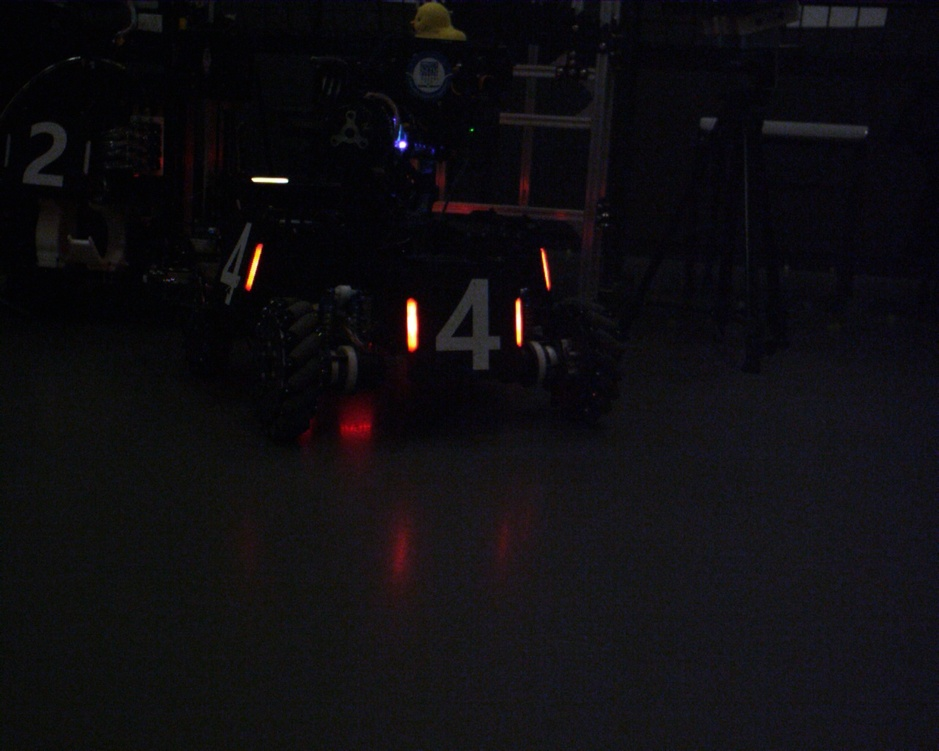
//> input picture 3.jpg, 939 x 751 px, shrunk from 1280 x 1024 before the run
$ ./2   (built with g++ and OpenCV 4)
//> lines starting //> are read from the running program, lines starting //| are printed output that depends on the picture; after the words box and inside, x2 and y2 are one past the last pixel; in counts of white or black regions, pixels touching at a corner belong together
//> further down, img is the input picture: 751 rows x 939 cols, CV_8UC3; mean B, G, R 16.7, 13.5, 15
#pragma once
#include <opencv2/opencv.hpp>
#include <opencv2/geometry.hpp>
#include <vector>
using namespace std;

//二值化处理
cv::Mat biner(const cv::Mat& red_score, unsigned long long* WhiteCount = nullptr) {
    const double OFFSET_RATIO = 7.0 / 11.0;
    const int OFFSET = 0;
    const double MIN_PIXEL_RATIO = 0.5; // 保证至少 50% 的像素熄灭
    const double MAX_OUTLIER_RATIO = 0.00001; // 剔除最亮的 0.001% 极端值
    const int HARD_MIN_THRESHOLD = 10;

    cv::Mat bin = cv::Mat::zeros(red_score.size(), CV_8UC1);
    double sum_val = 0.0;//总亮度和，用于计算平均亮度
    int total_pixels = red_score.rows * red_score.cols;
//> total_pixels = 705189
    unsigned long long histogram[256] = { 0 };//直方图
    for (int y = 0; y < red_score.rows; y++) {
        const uchar* row_ptr = red_score.ptr<uchar>(y);
        for (int x = 0; x < red_score.cols; x++) {
            int val = row_ptr[x];
            sum_val += val;
            histogram[val]++;
        }
    }
//> this loop made 751 passes
//> sum_val on passes 1 to 3: 9580, 20250, 30161
//> after the loop, sum_val = 10066919; histogram = 256 values, max 37998 at index 7, min 0 at index 104, mean 2754.6
    if (total_pixels == 0) return bin;
    //计算鲁棒最大值（滤除最亮极端值）
    int outlier_count = std::max(1, (int)(total_pixels * MAX_OUTLIER_RATIO));
//> outlier_count = 7
    int accumulated = 0;
    int max_val = 255;
    for (int i = 255; i >= 0; i--) {
        accumulated += histogram[i];
        if (accumulated >= outlier_count) {
            max_val = i;
            break;
        }
    }
//> this loop made 2 passes
//> accumulated on passes 1 to 2: 5, 43
//> after the loop, accumulated = 43
    //寻找特定分位数的阈值下限
    int target_count = (int)(total_pixels * MIN_PIXEL_RATIO);
//> target_count = 352594
    accumulated = 0;
    int dynamic_min_threshold = HARD_MIN_THRESHOLD;

    for (int i = 0; i < 256; i++) {
        accumulated += histogram[i];
        if (accumulated >= target_count) {
            dynamic_min_threshold = i;
            break;
        }
    }
//> this loop made 15 passes
//> accumulated on passes 1 to 12: 88, 1749, 13958, 44687, 82070, 119668, 157654, 195652, 231543, 262522, 288225, 309770
//> after the loop, accumulated = 372821
    //计算平均值
    double avg_val = sum_val / total_pixels;
//> avg_val = 14.28
    // 注意：计算阈值时使用的是鲁棒最大值
    double calc_threshold = avg_val + (max_val - avg_val) * OFFSET_RATIO + OFFSET;
//> calc_threshold = 166.8
    int final_threshold = (int)calc_threshold;
//> final_threshold = 166
    if (final_threshold < dynamic_min_threshold) {
        final_threshold = dynamic_min_threshold;
    }
    if (final_threshold > 255) final_threshold = 255;
    if (final_threshold < HARD_MIN_THRESHOLD) final_threshold = HARD_MIN_THRESHOLD;
    if (WhiteCount != nullptr) {
        *WhiteCount = 0;
        for (int i = final_threshold; i < 256; i++)
            *WhiteCount += histogram[i];
    }
    // 二值化
    for (int y = 0; y < red_score.rows; y++) {
        const uchar* row_ptr = red_score.ptr<uchar>(y);
        uchar* bin_ptr = bin.ptr<uchar>(y);
        for (int x = 0; x < red_score.cols; x++) {
            if (row_ptr[x] > final_threshold) {
                bin_ptr[x] = 255;
            }
        }
    }
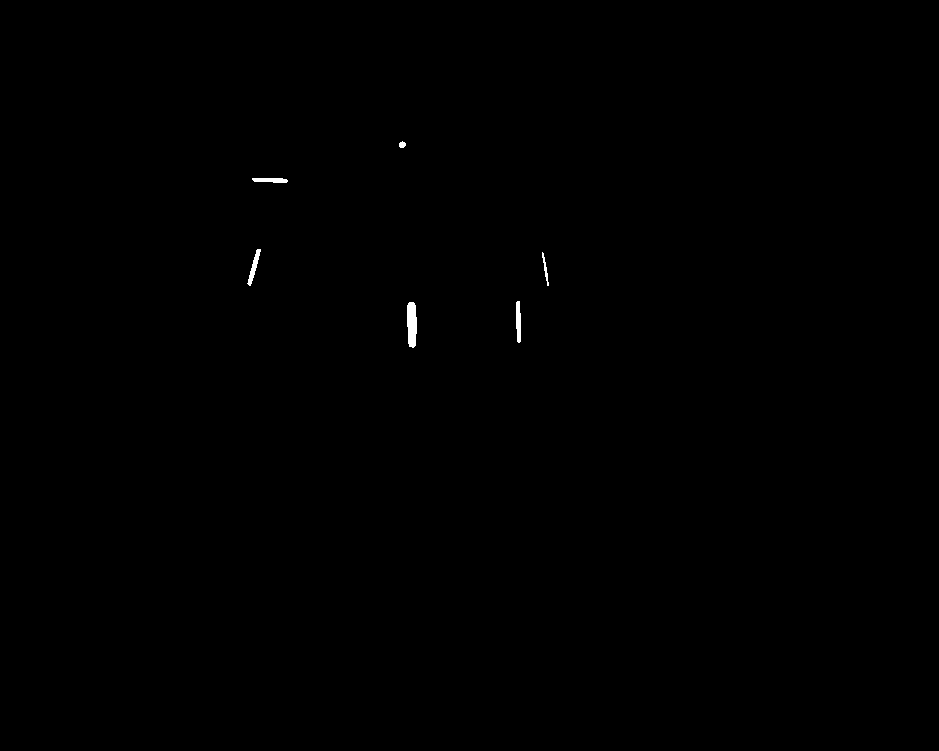
//> bin: 751 rows x 939 cols, CV_8UC1; 0.14% white; 6 white regions, box (x1, y1, x2, y2) and area: (407, 302, 417, 348) 392, (516, 301, 521, 343) 181, (247, 249, 261, 286) 173, (252, 178, 288, 183) 149, (542, 252, 549, 286) 76, (399, 141, 406, 148) 37
    return bin;
}

int main() {
    using namespace cv;
	Mat img = imread("3.jpg");
	if (img.empty())return -1;
	Mat gray;
	cvtColor(img.clone(), gray, COLOR_BGR2GRAY);
    gray = biner(gray);
    cv::Mat kernel = cv::getStructuringElement(cv::MORPH_RECT, cv::Size(3, 3));//核
    cv::dilate(gray, gray, kernel);//膨胀
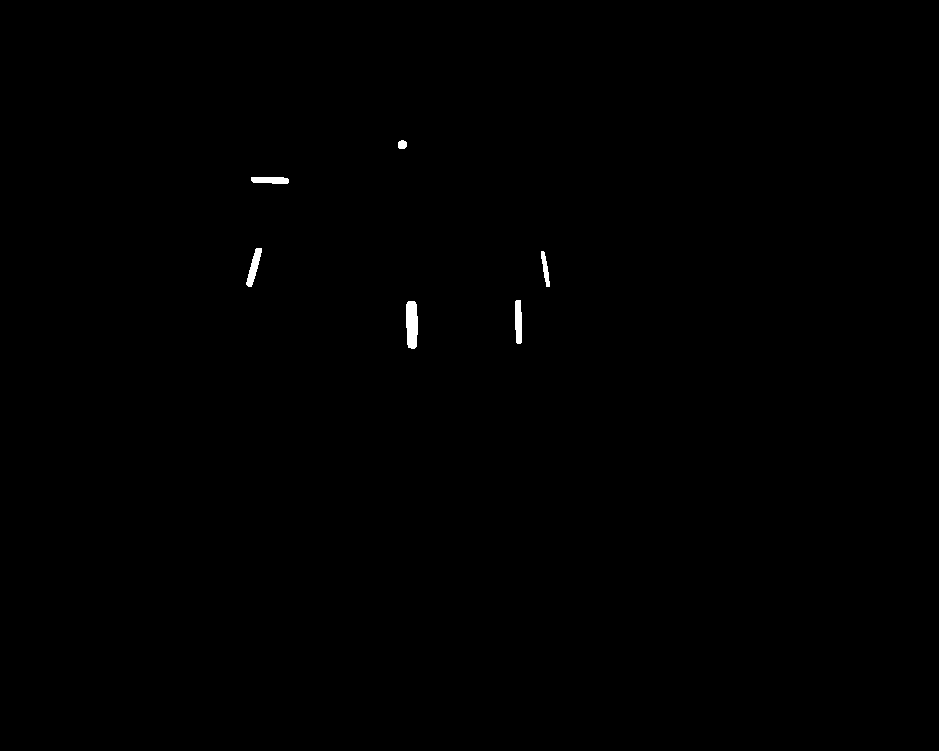
//> gray: 751 rows x 939 cols, CV_8UC1; 0.22% white; 6 white regions
    cv::erode(gray, gray, kernel);//腐蚀
    vector<vector<Point>> cs;
    findContours(gray, cs, RETR_EXTERNAL, CHAIN_APPROX_SIMPLE);
//> cs = 6 contours; box (x1, y1, x2, y2) and area: (407, 302, 417, 348) 342, (516, 301, 521, 343) 138, (247, 249, 261, 286) 134, (252, 178, 288, 183) 112, (542, 252, 549, 286) 42, (399, 141, 406, 148) 28
    for (auto& c : cs) {
        RotatedRect r = minAreaRect(c);
        if (r.size.area() < 10)continue;
        if (max(r.size.width, r.size.height) / min(r.size.width, r.size.height) < 3)continue;
        Point2f p[4];
        r.points(p);
        for (int i = 0; i < 4; i++) {
            line(img, p[i], p[(i + 1) % 4], Scalar(255, 0, 0), 2);//蓝线
        }
    }
//> this loop made 6 passes
//> r on passes 1 to 6: centre (411.5, 324.5), size (45, 9), angle -90, centre (518, 321.5), size (41, 4), angle -90, centre (545, 268.5), size (2.5, 33.5), angle -9.5, centre (253.6, 266.8), size (37.6, 4.7), angle -74.7, centre (269.5, 180), size (4, 35), angle -90, centre (401.8, 144.3), size (6.4, 5.7), angle -45
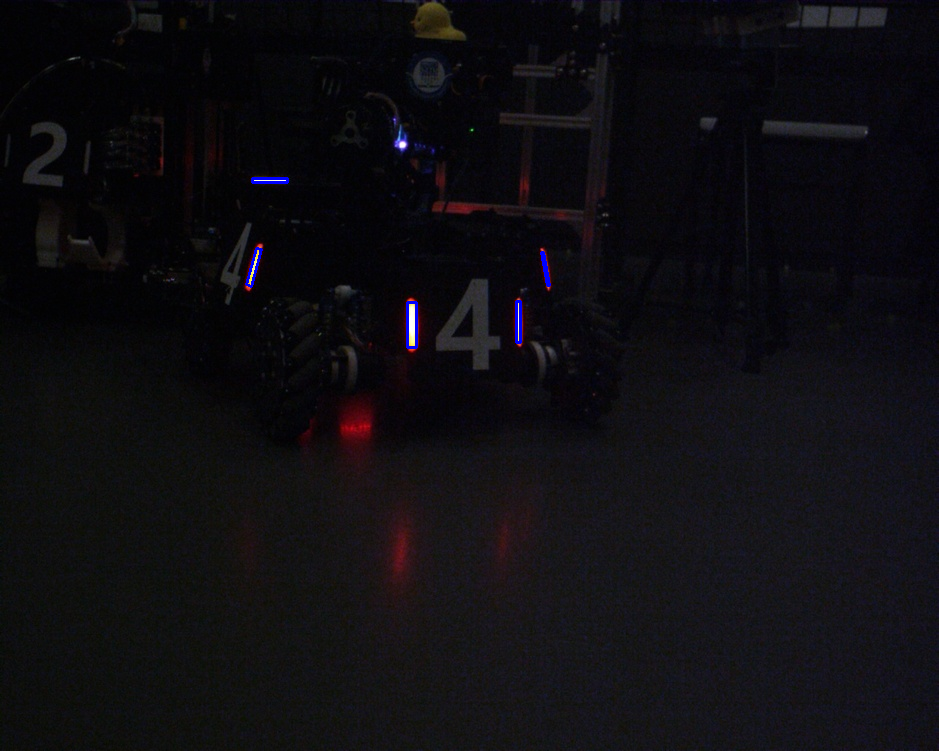
//> img: 751 rows x 939 cols, CV_8UC3; 0.17% of pixels changed, all inside (x1, y1, x2, y2) = (245, 177, 551, 349)
	imwrite("3res.png", img);
	return 0;
}
